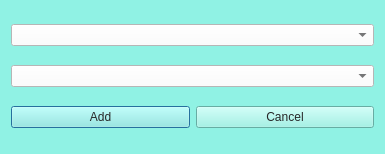
<?xml version="1.0" encoding="UTF-8"?>
<ui version="4.0">
 <class>add_connections</class>
 <widget class="QDialog" name="add_connections">
  <property name="geometry">
   <rect>
    <x>0</x>
    <y>0</y>
    <width>385</width>
    <height>154</height>
   </rect>
  </property>
  <property name="windowTitle">
   <string>Add Connection</string>
  </property>
  <property name="windowIcon">
   <iconset resource="resources.qrc">
    <normaloff>:/icons/images/Link_Building.png</normaloff>:/icons/images/Link_Building.png</iconset>
  </property>
  <property name="styleSheet">
   <string notr="true">background-color: #90F2E4;
color: #272728;
</string>
  </property>
  <layout class="QVBoxLayout" name="verticalLayout">
   <item>
    <widget class="QComboBox" name="person_dropdown">
     <property name="styleSheet">
      <string notr="true">background-color:#ffffff;
selection-background-color:#D562FB;
</string>
     </property>
    </widget>
   </item>
   <item>
    <widget class="QComboBox" name="computer_dropdown">
     <property name="styleSheet">
      <string notr="true">background-color:#ffffff;
selection-background-color:#D562FB;</string>
     </property>
    </widget>
   </item>
   <item>
    <layout class="QHBoxLayout" name="horizontalLayout">
     <item>
      <widget class="QPushButton" name="pushbutton_add">
       <property name="text">
        <string>Add</string>
       </property>
      </widget>
     </item>
     <item>
      <widget class="QPushButton" name="pushButton_cancel">
       <property name="text">
        <string>Cancel</string>
       </property>
      </widget>
     </item>
    </layout>
   </item>
  </layout>
 </widget>
 <resources>
  <include location="resources.qrc"/>
 </resources>
 <connections/>
</ui>
